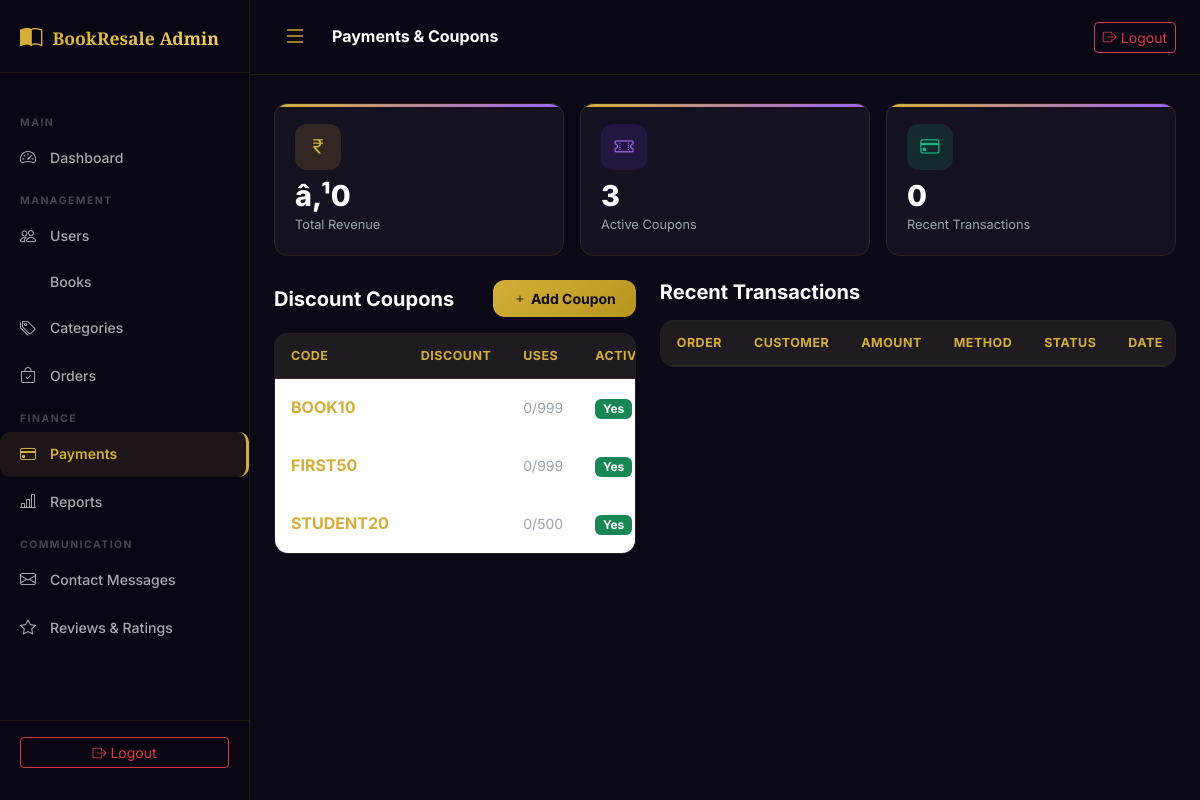
The page /admin/payments.php (signed in) on the database its author committed.
### tables this page shows
CREATE TABLE `coupons` (
  `id`             INT UNSIGNED AUTO_INCREMENT PRIMARY KEY,
  `code`           VARCHAR(30) NOT NULL UNIQUE,
  `discount_type`  ENUM('percent','fixed') DEFAULT 'percent',
  `discount_value` DECIMAL(8,2) NOT NULL,
  `min_order`      DECIMAL(10,2) DEFAULT 0.00,
  `max_discount`   DECIMAL(10,2) DEFAULT 0.00,
  `uses_limit`     INT UNSIGNED DEFAULT 999,
  `used_count`     INT UNSIGNED DEFAULT 0,
  `is_active`      TINYINT(1) DEFAULT 1,
  `expires_at`     DATE DEFAULT NULL,
  `created_at`     TIMESTAMP DEFAULT CURRENT_TIMESTAMP
);

### includes/functions.php (called while the page is built, shortened)
<?php
function sanitize(string $data): string {
    return htmlspecialchars(trim($data), ENT_QUOTES, 'UTF-8');
}

### admin/payments.php (the view, shortened to what this page needs)
<?php
require_once __DIR__ . '/../includes/functions.php';
$coupons = $conn->query("SELECT * FROM coupons ORDER BY created_at DESC")->fetch_all(MYSQLI_ASSOC);
$payments = $conn->query("SELECT p.*,o.order_number,u.name as user_name FROM payments p JOIN orders o ON p.order_id=o.id JOIN users u ON p.user_id=u.id ORDER BY p.created_at DESC LIMIT 50")->fetch_all(MYSQLI_ASSOC);
$totalRevenue = (float)$conn->query("SELECT COALESCE(SUM(amount),0) as r FROM payments WHERE status='success'")->fetch_assoc()['r'];
require_once __DIR__ . '/../includes/header.php';
?>
<div class="admin-wrapper">
<?php require_once __DIR__ . '/../includes/sidebar.php'; ?>
<div class="admin-content">
    <div class="admin-topbar">
        <div class="d-flex align-items-center gap-3"><button class="btn btn-sm" id="sidebarToggle" style="color:#d4af37;"><i class="bi bi-list fs-4"></i></button><h6 class="text-white mb-0 fw-bold">Payments & Coupons</h6></div>
        <a href="<?= SITE_URL ?>/admin/logout.php" class="btn btn-outline-danger btn-sm"><i class="bi bi-box-arrow-right me-1"></i>Logout</a>
    </div>
    <div class="admin-page-content">
        <div class="row g-3 mb-4">
            <div class="col-md-4">
                <div class="stat-card">
                    <div class="stat-icon gold"><i class="bi bi-currency-rupee"></i></div>
                    <div class="stat-number">â‚¹<?= number_format($totalRevenue,0) ?></div>
                    <div class="stat-label">Total Revenue</div>
                </div>
            </div>
            <div class="col-md-4">
                <div class="stat-card">
                    <div class="stat-icon purple"><i class="bi bi-ticket-perforated"></i></div>
                    <div class="stat-number"><?= count($coupons) ?></div>
                    <div class="stat-label">Active Coupons</div>
                </div>
            </div>
            <div class="col-md-4">
                <div class="stat-card">
                    <div class="stat-icon green"><i class="bi bi-credit-card"></i></div>
                    <div class="stat-number"><?= count($payments) ?></div>
                    <div class="stat-label">Recent Transactions</div>
                </div>
            </div>
        </div>
        <div class="row g-4">
            <div class="col-lg-5">
                <div class="d-flex justify-content-between align-items-center mb-3">
                    <h5 class="text-white fw-bold mb-0">Discount Coupons</h5>
                    <button class="btn btn-gold btn-sm" data-bs-toggle="modal" data-bs-target="#addCouponModal"><i class="bi bi-plus me-1"></i>Add Coupon</button>
                </div>
                <div class="admin-table">
                    <table class="table table-hover align-middle mb-0">
                        <thead><tr><th>Code</th><th>Discount</th><th>Uses</th><th>Active</th><th>Exp.</th><th></th></tr></thead>
                        <tbody>
                            <?php foreach ($coupons as $c): ?>
                            <tr id="couponRow_<?= $c['id'] ?>">
                                <td class="text-gold fw-bold"><?= sanitize($c['code']) ?></td>
                                <td class="text-white"><?= $c['discount_type']==='percent' ? $c['discount_value'].'%' : 'â‚¹'.$c['discount_value'] ?></td>
                                <td class="text-muted small"><?= $c['used_count'] ?>/<?= $c['uses_limit'] ?></td>
                                <td><?= $c['is_active'] ? '<span class="badge bg-success">Yes</span>' : '<span class="badge bg-secondary">No</span>' ?></td>
                            </tr>
                            <?php endforeach; ?>
                        </tbody>
                    </table>
                </div>
            </div>
            <div class="col-lg-7">
                <h5 class="text-white fw-bold mb-3">Recent Transactions</h5>
                <div class="admin-table">
                    <table class="table table-hover align-middle mb-0">
                        <thead><tr><th>Order</th><th>Customer</th><th>Amount</th><th>Method</th><th>Status</th><th>Date</th></tr></thead>
                    </table>
                </div>
            </div>
        </div>
    </div>
</div>
</div>
<?php require_once __DIR__ . '/../includes/admin_footer.php'; ?>

### rows shown on the page
coupons: code "BOOK10", used_count "0", uses_limit "999", is_active "Yes"
coupons: code "FIRST50", used_count "0", uses_limit "999", is_active "Yes"
coupons: code "STUDENT20", used_count "0", uses_limit "500", is_active "Yes"

### other values the page prints
SITE_NAME "BookResale"
$totalRevenue "0"
count($coupons) "3"
count($payments) "0"
